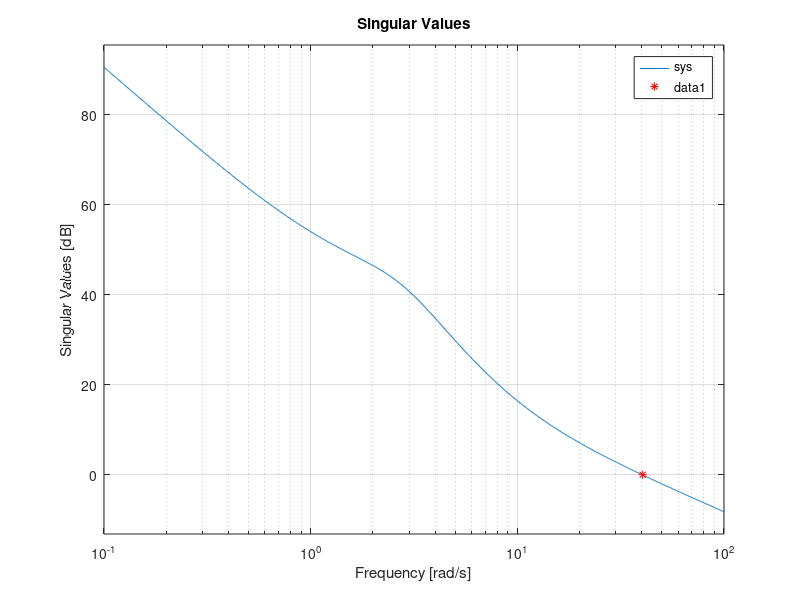

This figure's MATLAB source:
clear all; close all; clc;

%% DATA

% x1 = angle of attack
% x2 = pitch angle
% x3 = pitch rate
% x4 = altitude
% y1 = pitch angle
% y2 = altitude
% y3 = velocità * angolo di v rispetto all'orizzonte

% system matrices
A = [-1.2822  0      0.98     0
     0        0      1        0
     -5.4293  0      -1.8366  0
     -128.2   128.2  0        0];

B = [-0.3
      0
      -17
      0   ];

C = [0       1      0  0
     0       0      0  1
     -128.2  128.2  0  0];

D = [0
     0
     0];

sys = ss(A, B, C, D);
s = tf('s');

C_states = eye(length(A));
D_states = zeros(length(B), 1);

% initial states
x0 = [deg2rad(0) deg2rad(15) 0 -300];

% x ref
x_ref = [0 0 0 0]; % si considera come eq = 0 questio stati [0 0 128.2 5000]

% constraints
u_max = deg2rad(15);
u_min = deg2rad(-15);

%% 1) LQR continuous

T_sim = 10;

%first attempt
Q1 = 1*eye(length(A));
R1 = 1;
[k_LQ1, P, cl_poles] = lqr(A, B, Q1, R1); 

%second attempt
Q2 = 1000*eye(length(A));
R2 = 1;
[k_LQ2, P, cl_poles] = lqr(A, B, Q2, R2); 

%third attempt
Q3 = 1*eye(length(A));
R3 = 100;
[k_LQ3, P, cl_poles] = lqr(A, B, Q3, R3); 

%fourth attempt
Q4 = 1*eye(length(A));
R4 = 10000;
[k_LQ4, P4, cl_poles] = lqr(A, B, Q4, R4); 

% open("LQR_continuous.slx")
% sim("LQR_continuous.slx")
% keyboard

% choice
k_LQ = k_LQ4;
Q_LQ = Q4;
R_LQ = R4;
P_LQ = P4;

%% 2) LQR  discrete time

sigma(sys)
grid on
hold on
[sv,w_out] = sigma(sys);

for i = 1:length(w_out)
    if sv(i) <= 1
        tep = i;
        break
    end
end
omega_taglio = w_out(i);

plot(omega_taglio,0,'*','color','r')

% Shannon theorem
gain_taglio = sv(i);  %this is an approximation
omega_sampling = 2 * omega_taglio;
T_sampling = 2*pi/omega_sampling;

% discretization
sysd = c2d(sys,T_sampling);

Q_LQ_d = Q_LQ; 
R_LQ_d = R_LQ;
[k_LQ_d, P_LQ_d, CLP_d] = dlqr(sysd.A, sysd.B, Q_LQ_d, R_LQ_d);

% open('LQR_discrete.slx')
% sim('LQR_discrete.slx')
% keyboard

%% 3)
% P_MPC = P_d; S from the theory: the bound of MPC; to achive stationary
% solution for every N we set S = P stationary solution of the
% Riccati equation  

Ts = T_sampling; %to avoid undefined error
Q_MPC = Q_LQ_d;
R_MPC = R_LQ_d;
P_MPC = Q_LQ_d;

SetN = [20 30 90];



